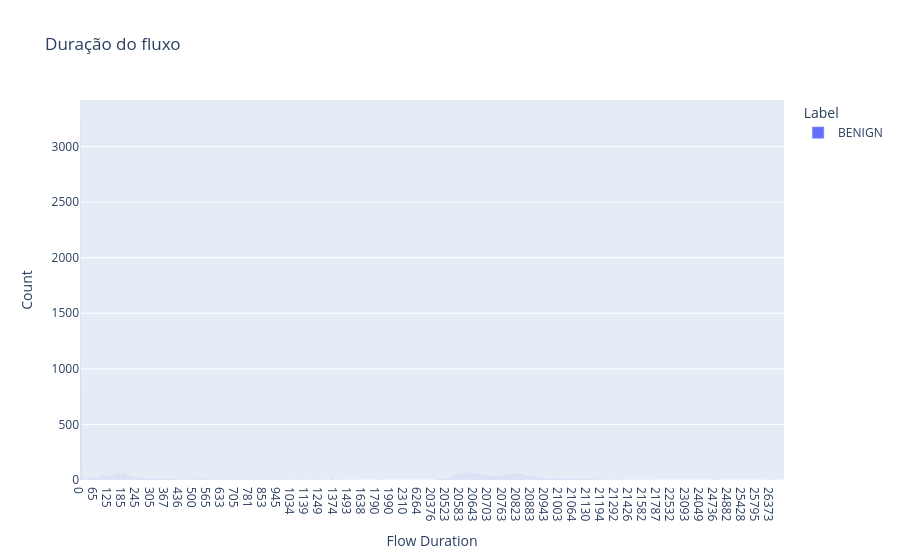

Here is the notebook cell this chart was saved with:
### Code cell
# double search

make_graph(3, normalFlow, columns[8], "Count", (20,6), "Duração do fluxo", 0,3000)

### Figure 1 — Plotly figure (JSON) as saved in the notebook; plotly's stock layout.template omitted (floating-point values rounded to 4 significant figures; data arrays with more than 128 entries replaced by an {"elided": "..."} marker saying what was removed)
{"data": [{"alignmentgroup": "True", "hovertemplate": " Label=BENIGN<br> Flow Duration=%{x}<br>Count=%{y}<extra></extra>", "legendgroup": "BENIGN", "marker": {"color": "#636efa", "pattern": {"shape": ""}}, "name": "BENIGN", "offsetgroup": "BENIGN", "orientation": "v", "showlegend": true, "textposition": "auto", "type": "bar", "x": {"elided": "3000 str values"}, "xaxis": "x", "y": {"elided": "3000 int values"}, "yaxis": "y"}], "layout": {"barmode": "relative", "legend": {"title": {"text": " Label"}, "tracegroupgap": 0}, "title": {"text": "Duração do fluxo"}, "xaxis": {"anchor": "y", "domain": [0, 1], "title": {"text": " Flow Duration"}}, "yaxis": {"anchor": "x", "domain": [0, 1], "title": {"text": "Count"}}}}
